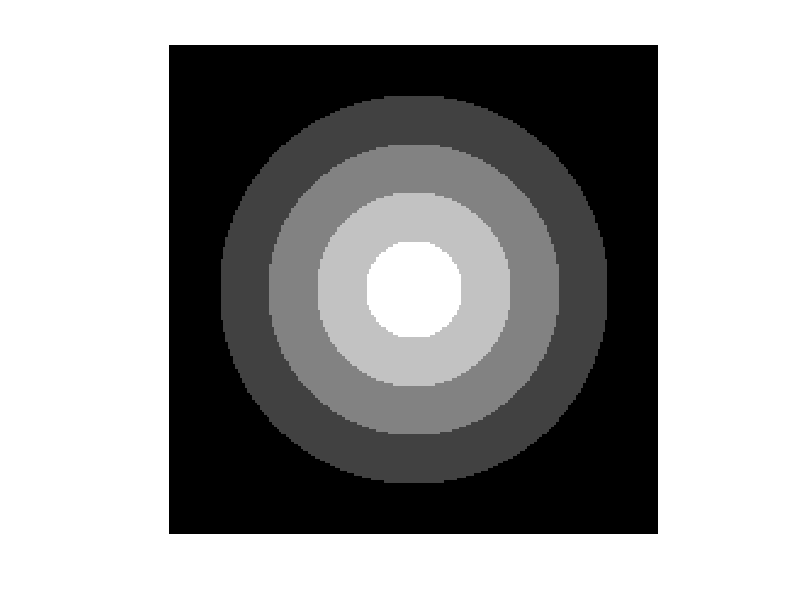

Reproduce this figure in MATLAB.
x = -100:100;
y = -100:100;
[xx yy] = meshgrid(x,y);
u = zeros(size(xx),'uint8');
u((xx.^2+yy.^2)<80^2)=64;
u((xx.^2+yy.^2)<60^2)=128;
u((xx.^2+yy.^2)<40^2)=192;
u((xx.^2+yy.^2)<20^2)=255;

imshow(u)
imwrite(u,'circles.tif')